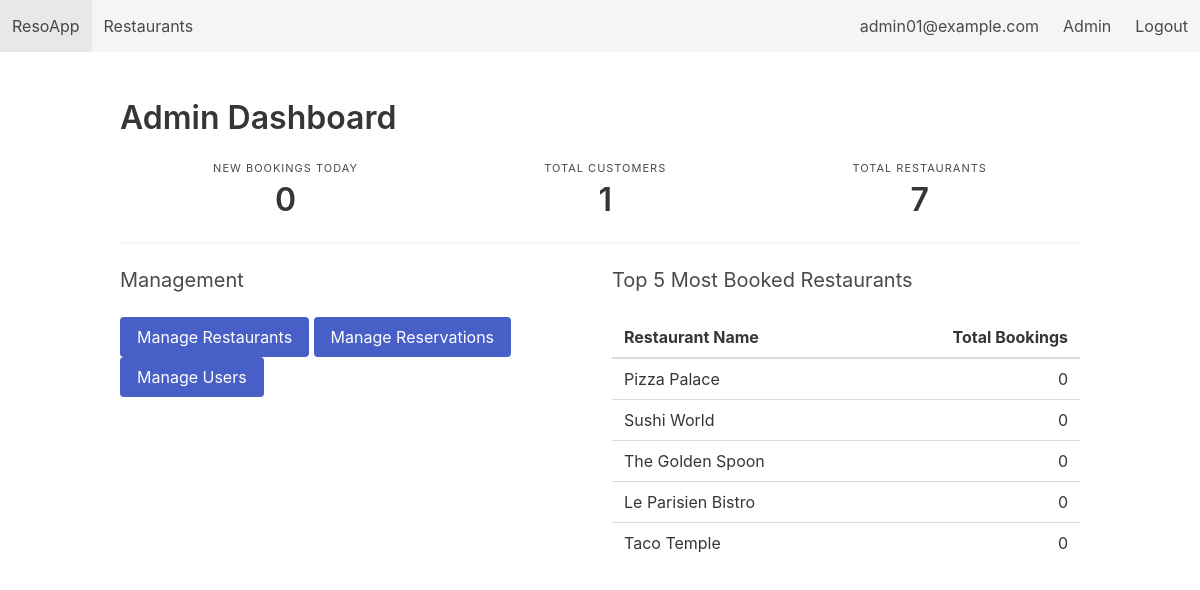
The page /admin (signed in) on the database its author committed.
### tables this page shows
CREATE TABLE Restaurants (
        restaurant_id INTEGER PRIMARY KEY AUTOINCREMENT,
        name          TEXT NOT NULL,
        location      TEXT NOT NULL,
        cuisine       TEXT,
        rating        REAL CHECK (rating >= 0 AND rating <= 5),
        description   TEXT,
        opening_time  TEXT,
        closing_time  TEXT,
        created_at    DATE DEFAULT (DATE('now'))
    );

### app.py (the view)
@app.route('/admin')
@login_required(role='admin')
def admin_dashboard():
    db = get_db()
    new_bookings_today = db.execute(
        "SELECT COUNT(*) as count FROM Reservations WHERE DATE(created_at) = DATE('now')"
    ).fetchone()['count']
    total_customers = db.execute(
        "SELECT COUNT(*) as count FROM Customers"
    ).fetchone()['count']
    total_restaurants = db.execute(
        "SELECT COUNT(*) as count FROM Restaurants"
    ).fetchone()['count']
    top_restaurants = db.execute("""
        SELECT r.name, COUNT(res.reservation_id) as booking_count
        FROM Restaurants r
        LEFT JOIN Reservations res ON r.restaurant_id = res.restaurant_id
        GROUP BY r.restaurant_id
        ORDER BY booking_count DESC
        LIMIT 5
    """).fetchall()
    stats = {
        'new_bookings_today': new_bookings_today,
        'total_customers': total_customers,
        'total_restaurants': total_restaurants,
        'top_restaurants': top_restaurants
    }
    return render_template('admin_dashboard.html', stats=stats)

### app.py (called while the page is built)
def get_db():
    if 'db' not in g:
        g.db = sqlite3.connect(DB_PATH, detect_types=sqlite3.PARSE_DECLTYPES)
        g.db.row_factory = sqlite3.Row
        g.db.execute("PRAGMA foreign_keys = ON;")
    return g.db

def login_required(role=None):
    def decorator(f):
        @wraps(f)
        def wrapper(*args, **kwargs):
            if 'user' not in session:
                flash("Please log in first.", "warning")
                return redirect(url_for('login'))
            if role == 'admin' and session.get('role') != 'admin':
                flash("Admin area. Access denied.", "danger")
                return redirect(url_for('index'))
            return f(*args, **kwargs)
        return wrapper
    return decorator

### templates/admin_dashboard.html
{% extends "base.html" %} {% block content %}
<h2 class="title">Admin Dashboard</h2>
<nav class="level">
  <div class="level-item has-text-centered">
    <div>
      <p class="heading">New Bookings Today</p>
      <p class="title">{{ stats.new_bookings_today }}</p>
    </div>
  </div>
  <div class="level-item has-text-centered">
    <div>
      <p class="heading">Total Customers</p>
      <p class="title">{{ stats.total_customers }}</p>
    </div>
  </div>
  <div class="level-item has-text-centered">
    <div>
      <p class="heading">Total Restaurants</p>
      <p class="title">{{ stats.total_restaurants }}</p>
    </div>
  </div>
</nav>
<hr />
<div class="columns">
  <div class="column">
    <h3 class="subtitle">Management</h3>
    <p>
      <a class="button is-link" href="{{ url_for('admin_restaurants') }}"
        >Manage Restaurants</a
      >
      <a class="button is-link" href="{{ url_for('admin_reservations') }}"
        >Manage Reservations</a
      >
      <a class="button is-link" href="{{ url_for('admin_manage_users') }}"
        >Manage Users</a
      >
    </p>
  </div>
  <div class="column">
    <h3 class="subtitle">Top 5 Most Booked Restaurants</h3>
    {% if stats.top_restaurants %}
    <table class="table is-fullwidth">
      <thead>
        <tr>
          <th>Restaurant Name</th>
          <th class="has-text-right">Total Bookings</th>
        </tr>
      </thead>
      <tbody>
        {% for r in stats.top_restaurants %}
        <tr>
          <td>{{ r['name'] }}</td>
          <td class="has-text-right">{{ r['booking_count'] }}</td>
        </tr>
        {% endfor %}
      </tbody>
    </table>
    {% else %}
    <p>No booking data available.</p>
    {% endif %}
  </div>
</div>
{% endblock %}

### rows shown on the page
Restaurants: name "Pizza Palace", booking_count "0"
Restaurants: name "Sushi World", booking_count "0"
Restaurants: name "The Golden Spoon", booking_count "0"
Restaurants: name "Le Parisien Bistro", booking_count "0"
Restaurants: name "Taco Temple", booking_count "0"

### other values the page prints
{{ session.get('name') }} "admin01@example.com"
{{ stats.new_bookings_today }} "0"
{{ stats.total_customers }} "1"
{{ stats.total_restaurants }} "7"
